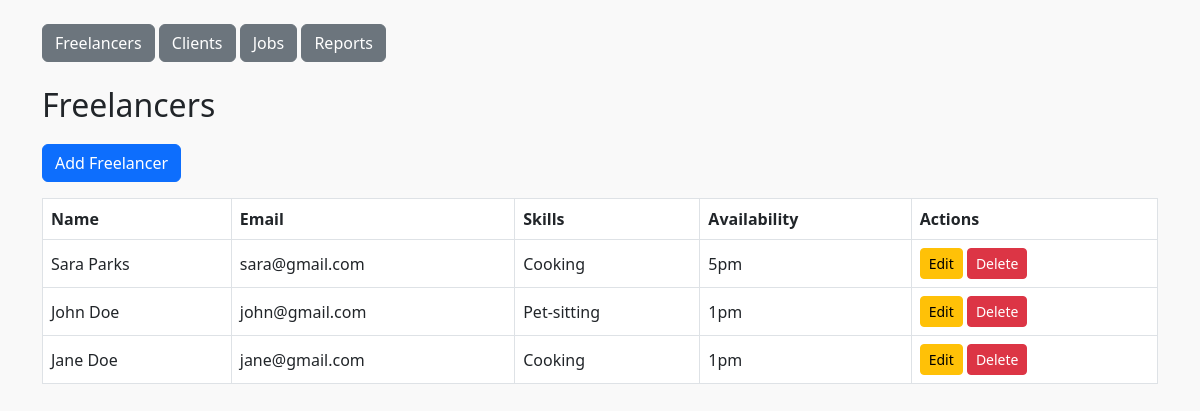
The app's page /freelancers with its own data.
### models.py (models this page shows)
class Freelancer(db.Model):
    id = db.Column(db.Integer, primary_key=True)
    name = db.Column(db.String(120))
    email = db.Column(db.String(120))
    skills = db.Column(db.String(200))
    availability = db.Column(db.String(50))

### app.py (the view)
@app.route('/freelancers')
def freelancers():
    all_freelancers = Freelancer.query.all()
    return render_template('freelancers.html', freelancers=all_freelancers)

### templates/freelancers.html
{% extends "base.html" %}
{% block content %}
<h2>Freelancers</h2>
<a href="{{ url_for('add_freelancer') }}" class="btn btn-primary mb-3">Add Freelancer</a>
<table class="table table-bordered">
    <thead>
        <tr>
            <th>Name</th><th>Email</th><th>Skills</th><th>Availability</th><th>Actions</th>
        </tr>
    </thead>
    <tbody>
        {% for freelancer in freelancers %}
        <tr>
            <td>{{ freelancer.name }}</td>
            <td>{{ freelancer.email }}</td>
            <td>{{ freelancer.skills }}</td>
            <td>{{ freelancer.availability }}</td>
            <td>
                <a href="{{ url_for('edit_freelancer', id=freelancer.id) }}" class="btn btn-warning btn-sm">Edit</a>
                <a href="{{ url_for('delete_freelancer', id=freelancer.id) }}" class="btn btn-danger btn-sm">Delete</a>
            </td>
        </tr>
        {% endfor %}
    </tbody>
</table>
{% endblock %}

### templates/base.html (shortened to what this page needs)
<!DOCTYPE html>
<html>
<head>
    <link rel="stylesheet" href="https://cdn.jsdelivr.net/npm/bootstrap@5.3.0/dist/css/bootstrap.min.css">
    <link rel="stylesheet" href="{{ url_for('static', filename='styles.css') }}">
</head>
<body>
<div class="container mt-4">
    <nav class="mb-4">
        <a href="/freelancers" class="btn btn-secondary">Freelancers</a>
        <a href="/clients" class="btn btn-secondary">Clients</a>
        <a href="/jobs" class="btn btn-secondary">Jobs</a>
        <a href="/report" class="btn btn-secondary">Reports</a>
    </nav>
    {% block content %}{% endblock %}
</div>
</body>
</html>

### static/styles.css (style rules this page uses)
body { background-color: #f9f9f9; }
h2 { margin-bottom: 20px; }
.table th, .table td { vertical-align: middle; }

### records on screen
Freelancer: name "Sara Parks", email "sara@gmail.com", skills "Cooking", availability "5pm"
Freelancer: name "John Doe", email "john@gmail.com", skills "Pet-sitting", availability "1pm"
Freelancer: name "Jane Doe", email "jane@gmail.com", skills "Cooking", availability "1pm"
